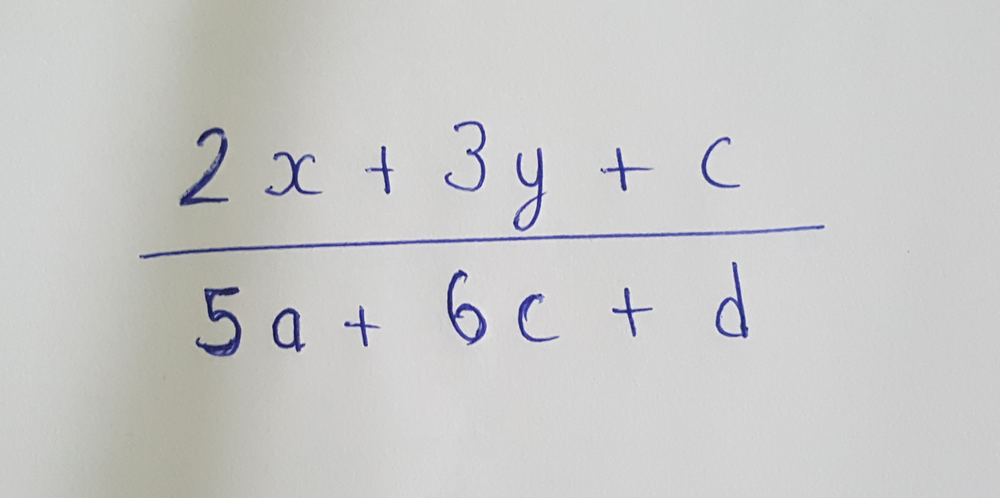
#> input picture samples/binarization/image3.png, 1000 x 498 px, shrunk from 1912 x 952 before the run
$ python binarization.py   (Python 2 division)
#> lines starting #> are read from the running program, lines starting #| are printed output that depends on the picture; after the words box and inside, x2 and y2 are one past the last pixel; in counts of white or black regions, pixels touching at a corner belong together
import cv2
import numpy as np
import matplotlib.pyplot as plt
import matplotlib.image as mpimg
import time

# [62 lines of commented-out code are left out]


def compareBinarization():
	img = cv2.imread('image3.png',0)
#> img: shape (498, 1000); min 16, max 236, mean 201.2

	ret1,thresh1 = cv2.threshold(img,127,255,cv2.THRESH_BINARY)
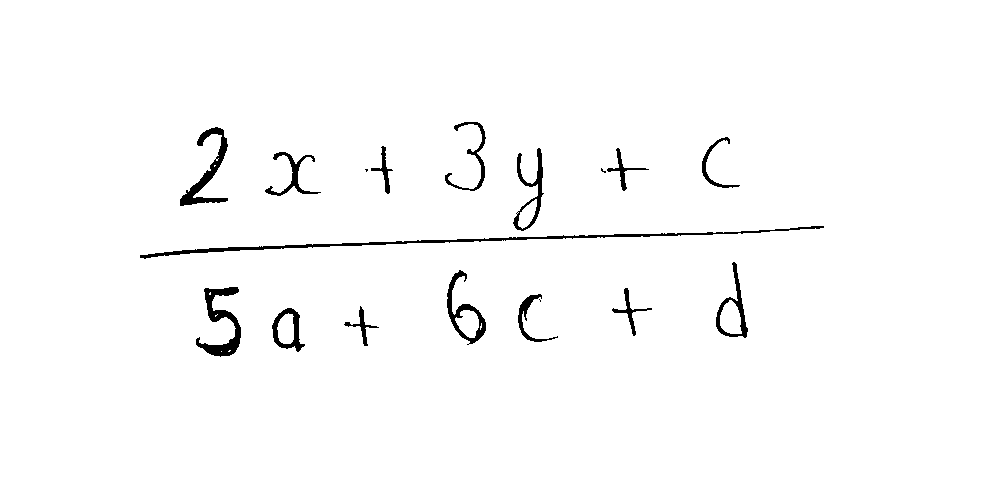
#> thresh1: shape (498, 1000); 98.2% white; 18 black regions (3 under 20 px), largest, box (x1, y1, x2, y2) and area: (140, 226, 824, 259) 1843, (196, 287, 241, 357) 1115, (180, 127, 228, 206) 1009
	thresh2 = cv2.adaptiveThreshold(img,255,cv2.ADAPTIVE_THRESH_MEAN_C, cv2.THRESH_BINARY,11,2)
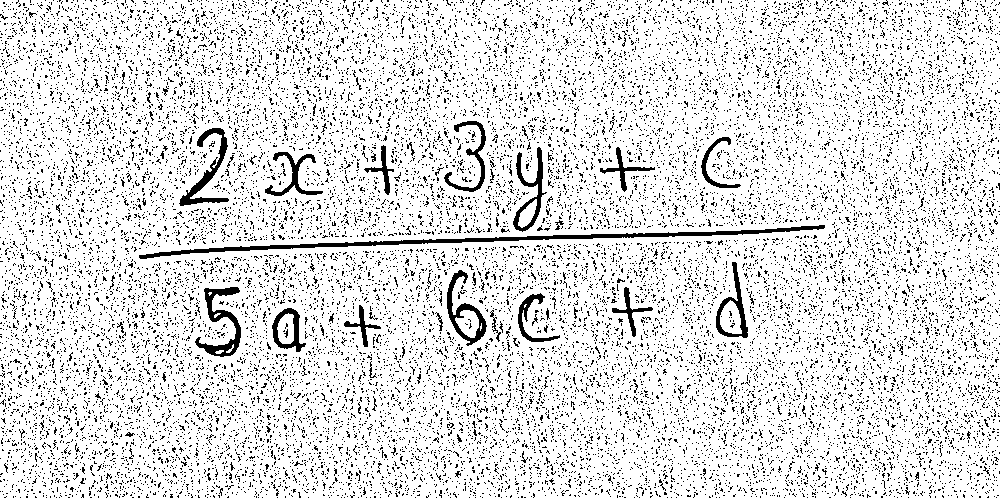
#> thresh2: shape (498, 1000); 87.5% white; black in thin lines or dots
	thresh3 = cv2.adaptiveThreshold(img,255,cv2.ADAPTIVE_THRESH_GAUSSIAN_C, cv2.THRESH_BINARY,11,2)
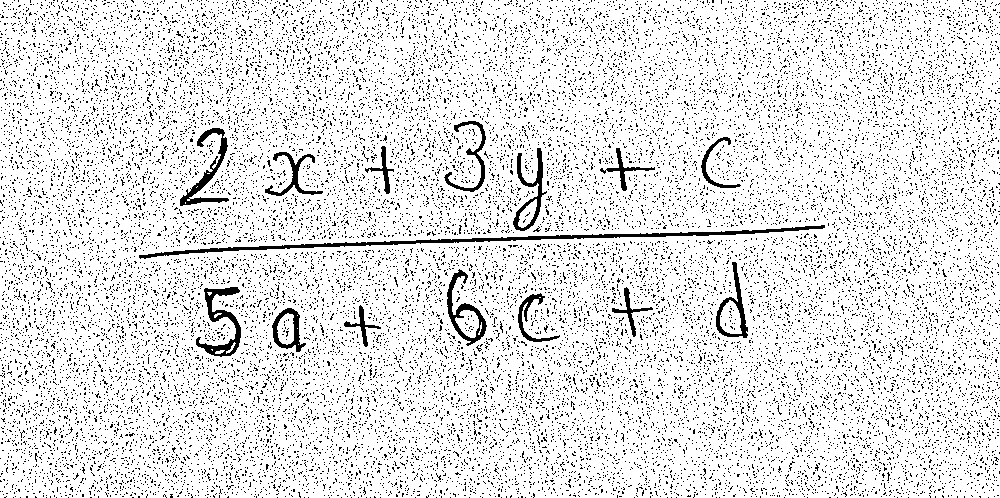
#> thresh3: shape (498, 1000); 89.1% white; black in thin lines or dots
	ret2,thresh4 = cv2.threshold(img,0,255,cv2.THRESH_BINARY+cv2.THRESH_OTSU)
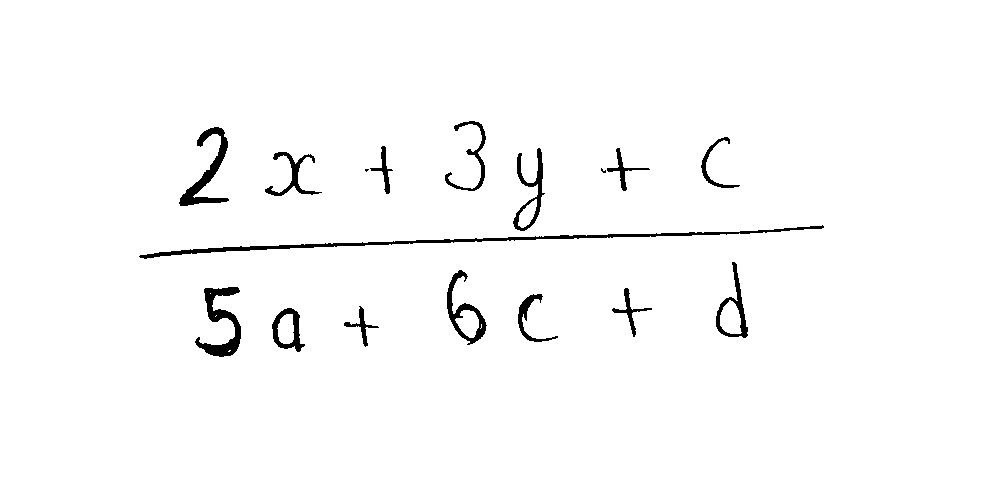
#> thresh4: shape (498, 1000); 98% white; 17 black regions (2 under 20 px), largest, box (x1, y1, x2, y2) and area: (139, 225, 824, 259) 2164, (195, 287, 241, 357) 1197, (179, 127, 229, 206) 1117
#> ret2 = 142


	imgBlur = cv2.GaussianBlur(img,(5,5),0)
	startTime = time.time()
	ret3,thresh5 = cv2.threshold(imgBlur,127,255,cv2.THRESH_BINARY)
#> thresh5: shape (498, 1000); 98.3% white; 27 black regions (10 under 20 px), largest, box (x1, y1, x2, y2) and area: (140, 233, 713, 259) 1485, (195, 287, 241, 357) 1181, (180, 127, 228, 206) 1052
	print "Fixed threshold : ", time.time() - startTime
	startTime = time.time()
	thresh6 = cv2.adaptiveThreshold(imgBlur,255,cv2.ADAPTIVE_THRESH_MEAN_C, cv2.THRESH_BINARY,11,2)
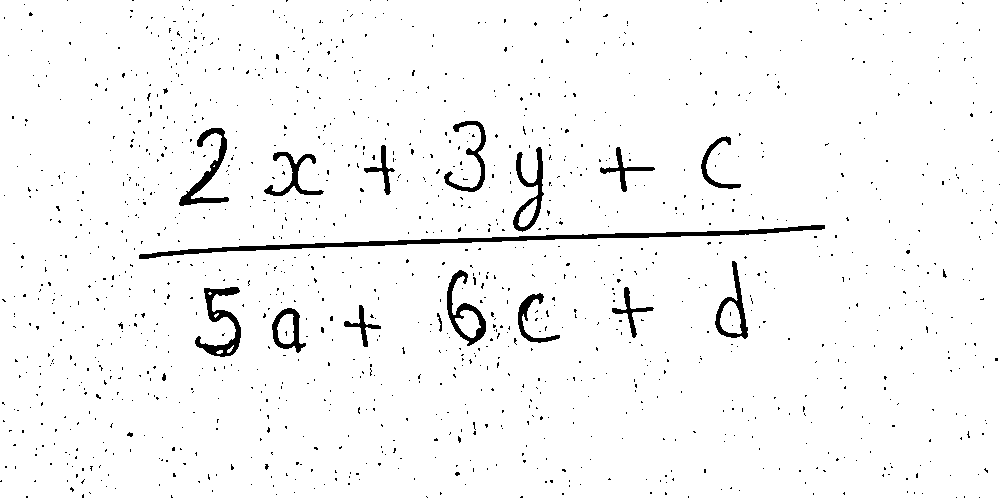
#> thresh6: shape (498, 1000); 96.8% white; 1303 black regions (1285 under 20 px), largest, box (x1, y1, x2, y2) and area: (139, 225, 825, 259) 3056, (195, 287, 241, 357) 1061, (179, 128, 229, 206) 984
	print "Adaptive Mean threshold : ", time.time() - startTime
	startTime = time.time()
	thresh7 = cv2.adaptiveThreshold(imgBlur,255,cv2.ADAPTIVE_THRESH_GAUSSIAN_C, cv2.THRESH_BINARY,11,2)
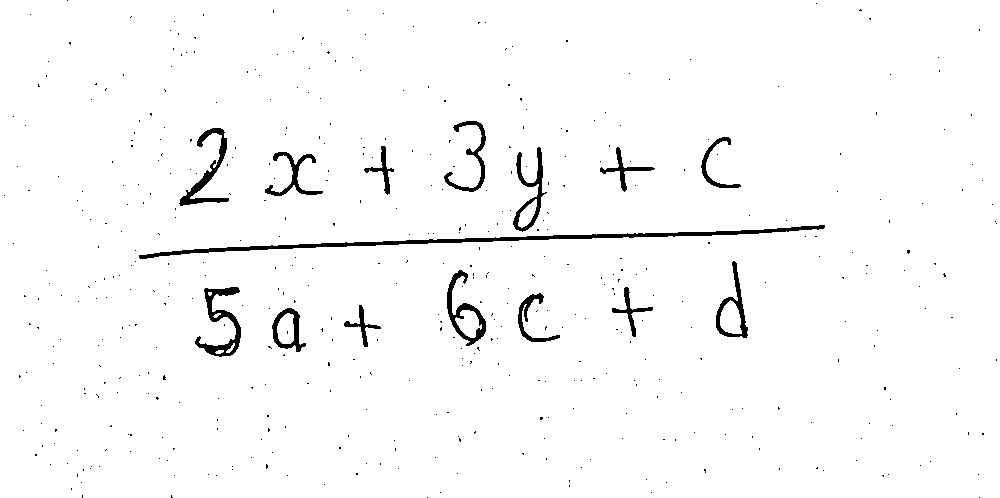
#> thresh7: shape (498, 1000); 97.7% white; 480 black regions (465 under 20 px), largest, box (x1, y1, x2, y2) and area: (139, 225, 825, 259) 2623, (195, 287, 241, 357) 993, (179, 128, 229, 206) 909
	print "Adaptive Gaussian threshold : ", time.time() - startTime
	startTime = time.time()
	ret4,thresh8 = cv2.threshold(imgBlur,0,255,cv2.THRESH_BINARY+cv2.THRESH_OTSU)
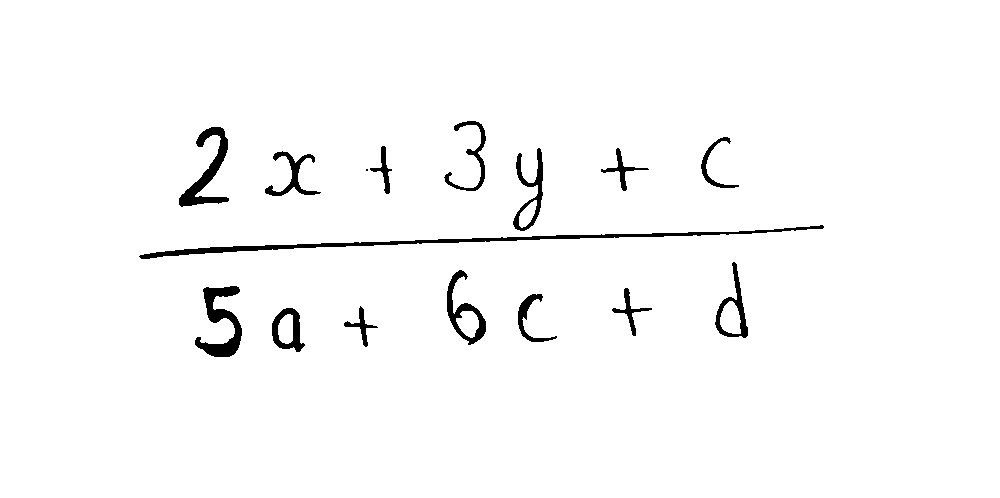
#> thresh8: shape (498, 1000); 97.7% white; 16 black regions (1 under 20 px), largest, box (x1, y1, x2, y2) and area: (139, 225, 824, 259) 2524, (195, 286, 242, 357) 1384, (179, 127, 229, 207) 1287
#> ret4 = 152
	print "Otsu threshold : ", time.time() - startTime
	startTime = time.time()

	titles = ['Original Image', 'Fixed Threshold', 'Adaptive Mean', 'Adaptive Gaussian', 'Otsu Threshold',
				'Original Blurred Image', 'Fixed Threshold', 'Adaptive Mean', 'Adaptive Gaussian', 'Otsu Threshold']
	images = [img, thresh1, thresh2, thresh3, thresh4,
				imgBlur, thresh5, thresh6, thresh7, thresh8]

	for i in xrange(10):
		plt.subplot(2,5,i+1),plt.imshow(images[i], cmap = plt.get_cmap('gray') )
		plt.title(titles[i])
		plt.xticks([]),plt.yticks([])

	plt.show()

compareBinarization()

$ run again, with samples/binarization/image1.png copied over samples/binarization/image3.png
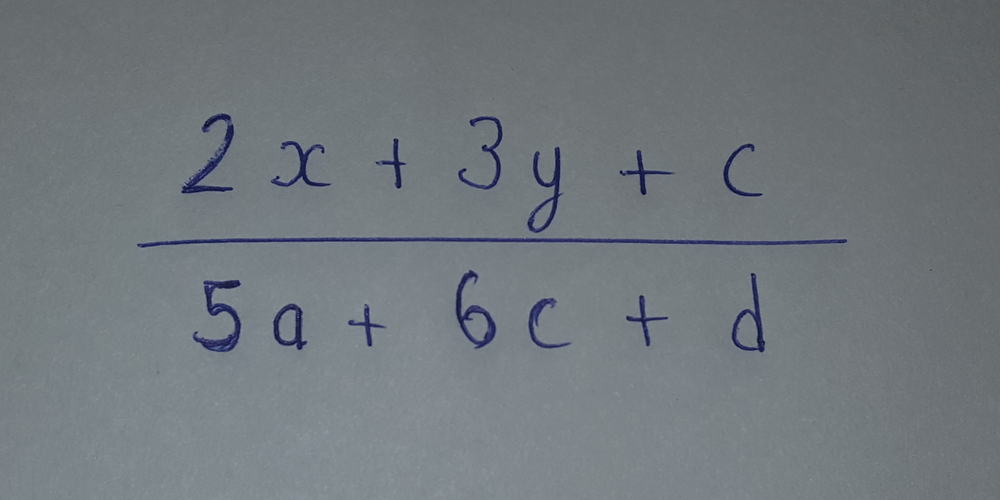
#> input picture samples/binarization/image1.png, 1000 x 500 px, shrunk from 2040 x 1020 before the run
#> in compareBinarization, `ret1,thresh1 = cv2.threshold(img,127,255,cv2.THRESH_BINARY)`:
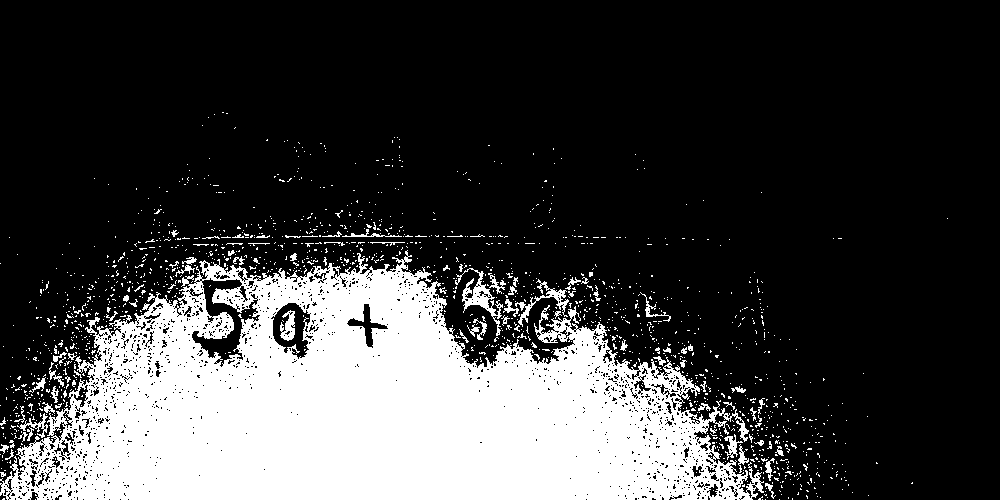
#> thresh1: shape (500, 1000); 24.5% white; 1527 white regions (1444 under 20 px), largest, box (x1, y1, x2, y2) and area: (0, 250, 764, 500) 113231, (455, 268, 503, 336) 756, (515, 279, 569, 327) 490
#> thresh2: shape (500, 1000); 81.4% white; black in thin lines or dots
#> thresh3: shape (500, 1000); 84.3% white; black in thin lines or dots
#> thresh4: shape (500, 1000); 97.8% white; 21 black regions (6 under 20 px), largest, box (x1, y1, x2, y2) and area: (137, 238, 847, 248) 2561, (193, 280, 241, 352) 1127, (181, 113, 234, 193) 1000
#> ret2 = 84
#> thresh5: shape (500, 1000); 24.2% white; 242 white regions (190 under 20 px), largest, box (x1, y1, x2, y2) and area: (0, 251, 763, 500) 116114, (463, 272, 503, 319) 580, (538, 281, 569, 310) 270
#> thresh6: shape (500, 1000); 93.7% white; 4050 black regions (3987 under 20 px), largest, box (x1, y1, x2, y2) and area: (136, 237, 848, 248) 3156, (192, 280, 241, 352) 1154, (181, 114, 234, 194) 1016
#> thresh7: shape (500, 1000); 96.8% white; 2063 black regions (2046 under 20 px), largest, box (x1, y1, x2, y2) and area: (137, 238, 848, 248) 2745, (193, 280, 241, 352) 1063, (456, 270, 496, 350) 881
#> in compareBinarization, `ret4,thresh8 = cv2.threshold(imgBlur,0,255,cv2.THRESH_BINARY+cv2.THRES..`:
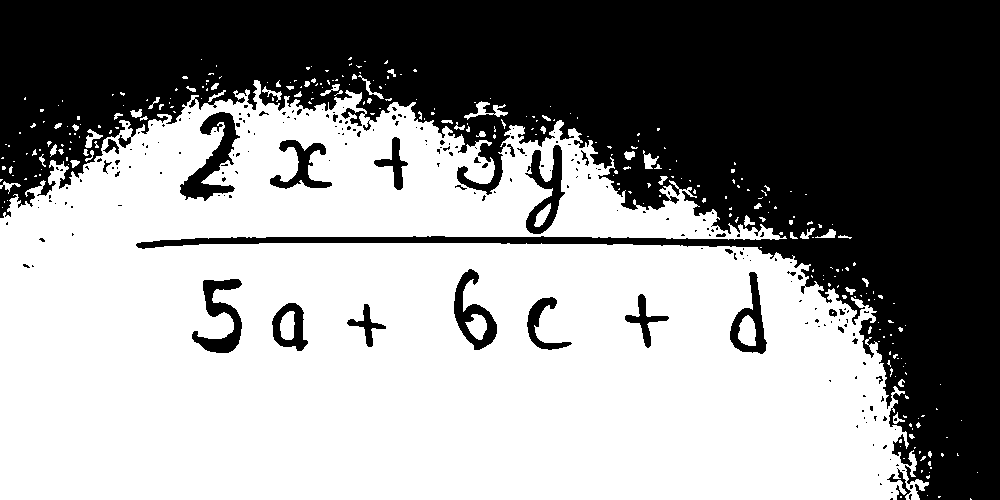
#> thresh8: shape (500, 1000); 56.4% white; 218 black regions (186 under 20 px), largest, box (x1, y1, x2, y2) and area: (0, 0, 1000, 500) 204413, (180, 112, 240, 201) 1987, (192, 279, 242, 353) 1563
#> ret4 = 116

$ run again, with samples/binarization/image2.png copied over samples/binarization/image3.png
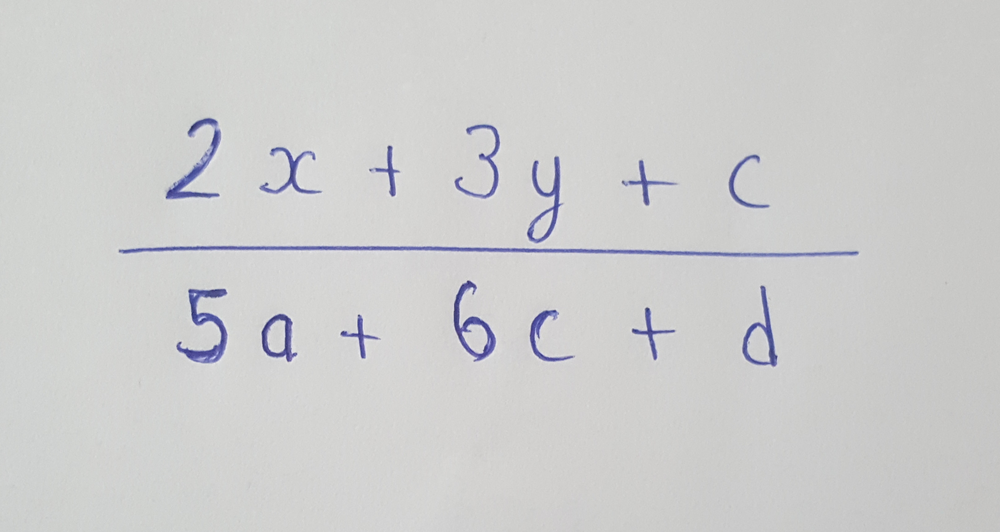
#> input picture samples/binarization/image2.png, 1000 x 532 px, shrunk from 2164 x 1152 before the run
#> in compareBinarization, `ret1,thresh1 = cv2.threshold(img,127,255,cv2.THRESH_BINARY)`:
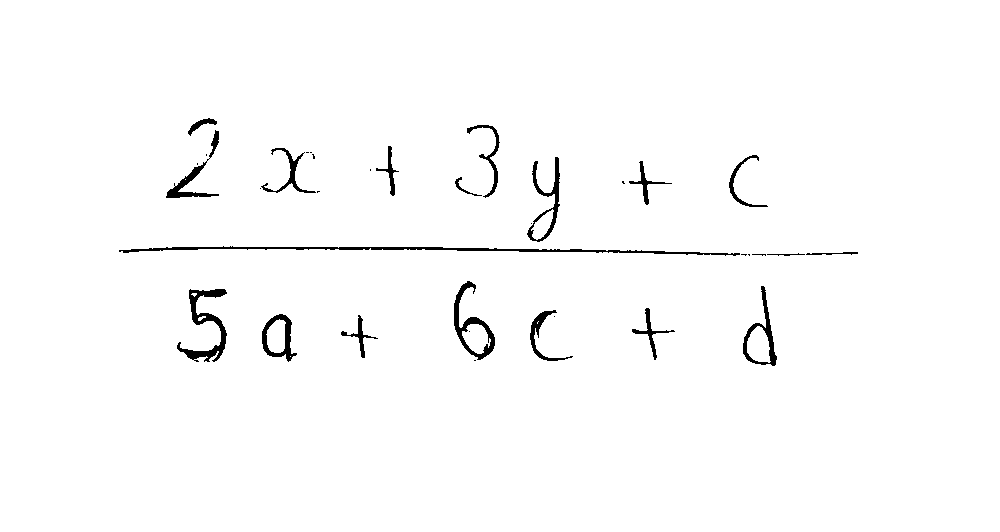
#> thresh1: shape (532, 1000); 98.3% white; 35 black regions (16 under 20 px), largest, box (x1, y1, x2, y2) and area: (119, 246, 740, 256) 1513, (177, 289, 227, 362) 1051, (454, 281, 495, 360) 820
#> thresh2: shape (532, 1000); 89.7% white; black in thin lines or dots
#> thresh3: shape (532, 1000); 91.1% white; black in thin lines or dots
#> thresh4: shape (532, 1000); 97.8% white; 19 black regions (3 under 20 px), largest, box (x1, y1, x2, y2) and area: (119, 246, 859, 257) 2550, (176, 289, 227, 363) 1254, (454, 280, 496, 362) 957
#> ret2 = 157
#> thresh5: shape (532, 1000); 98.7% white; 34 black regions (10 under 20 px), largest, box (x1, y1, x2, y2) and area: (177, 289, 226, 361) 938, (454, 281, 495, 360) 743, (743, 287, 777, 365) 535
#> thresh6: shape (532, 1000); 97% white; 888 black regions (869 under 20 px), largest, box (x1, y1, x2, y2) and area: (118, 246, 860, 257) 3356, (176, 288, 227, 363) 1209, (165, 118, 221, 199) 1071
#> thresh7: shape (532, 1000); 97.7% white; 280 black regions (264 under 20 px), largest, box (x1, y1, x2, y2) and area: (118, 246, 859, 257) 2926, (176, 289, 227, 363) 1157, (165, 118, 221, 199) 1016
#> in compareBinarization, `ret4,thresh8 = cv2.threshold(imgBlur,0,255,cv2.THRESH_BINARY+cv2.THRES..`:
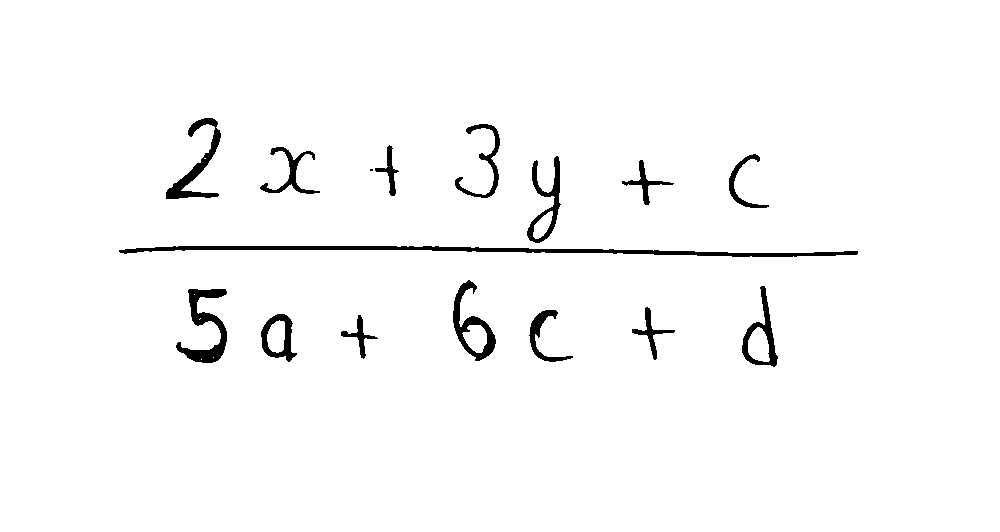
#> thresh8: shape (532, 1000); 97.6% white; 16 black regions (1 under 20 px), largest, box (x1, y1, x2, y2) and area: (119, 246, 858, 257) 2896, (176, 289, 227, 363) 1375, (166, 118, 221, 199) 1155
#> ret4 = 165
